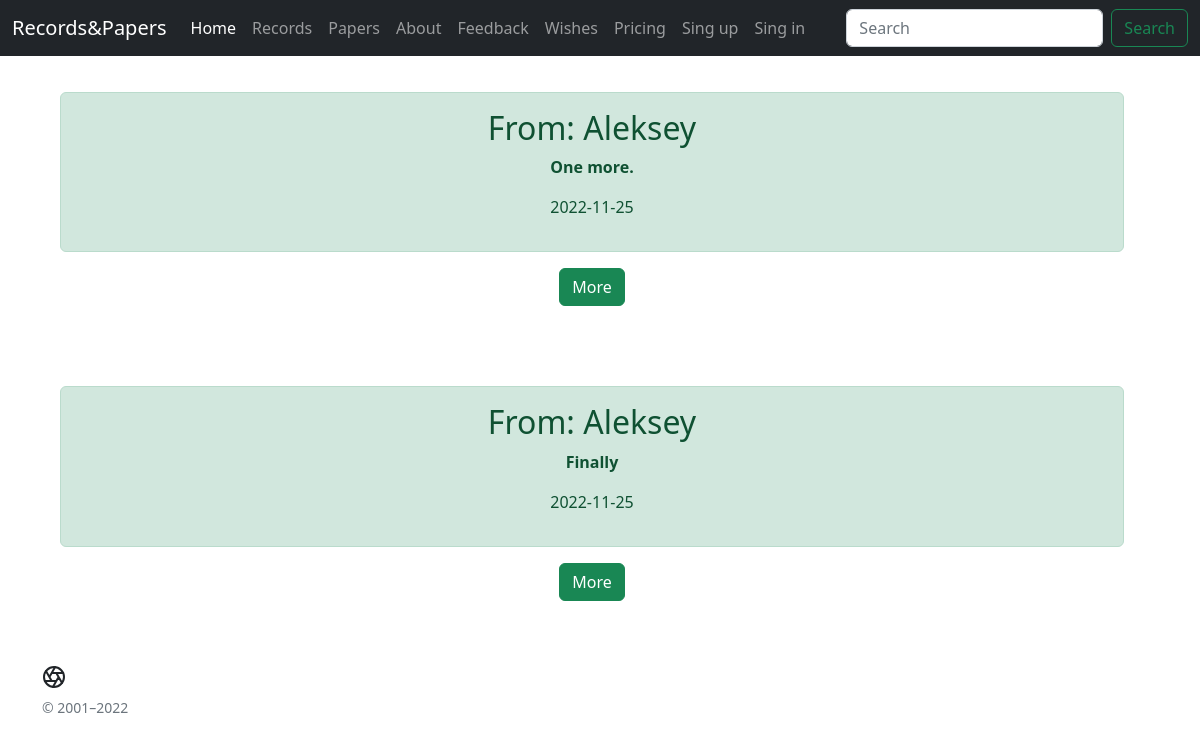
Page /wishes on the committed database.
### main.py (models this page shows, shortened)
class registration(db.Model):
    id=db.Column(db.Integer,primary_key=True)
    name = db.Column(db.String(50), nullable=False)
    email = db.Column(db.String(50), nullable=False)
    feedback = db.Column(db.String(50), nullable=False)
    datetime = db.Column(db.DateTime, default=datetime.utcnow)

### main.py (the view)
@app.route("/wishes")
def wish():
    back = registration.query.order_by(registration.datetime.desc()).all()
    return render_template("wish.html", back=back)

### templates/wish.html (shortened to what this page needs)
{%extends "shablon.html"%}
{% block Body%}
<div class="blog-post-title mb-1">All reviews about the site.</div>
{% for el in back %}
<div class="text-bg-white me-md-3 pt-3 px-3 pt-md-5 px-md-5 text-center overflow-hidden">
    <div class="container">
    <p><div class="alert alert-success">
    <h2>From: {{el.name}}</h2>
    <b> <p> {{el.feedback}}</p></b>
    <p> {{el.datetime.date()}}</p></div>
        <a class="btn btn-success" href="/comment/{{el.id}}">More</a></p></div></div>
{%   endfor  %}
{% endblock %}

### rows in the picture
registration: name "Aleksey", feedback "One more.", datetime "2022-11-25"
registration: name "Aleksey", feedback "Finally", datetime "2022-11-25"
